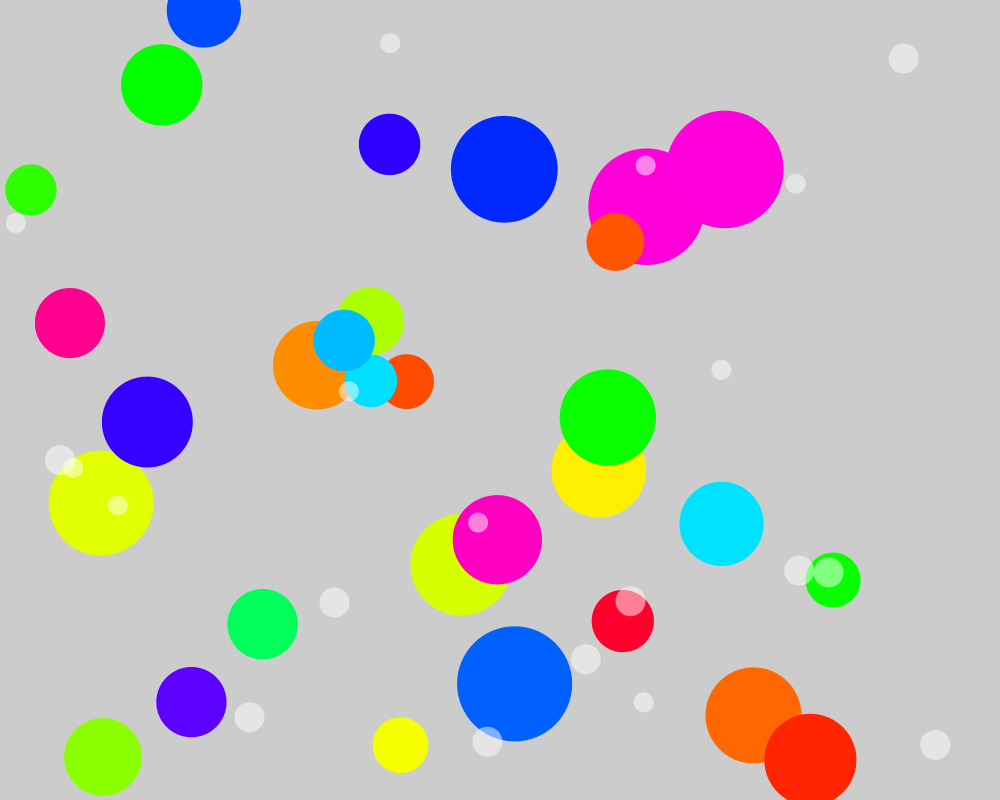
Frame 1 (no input)
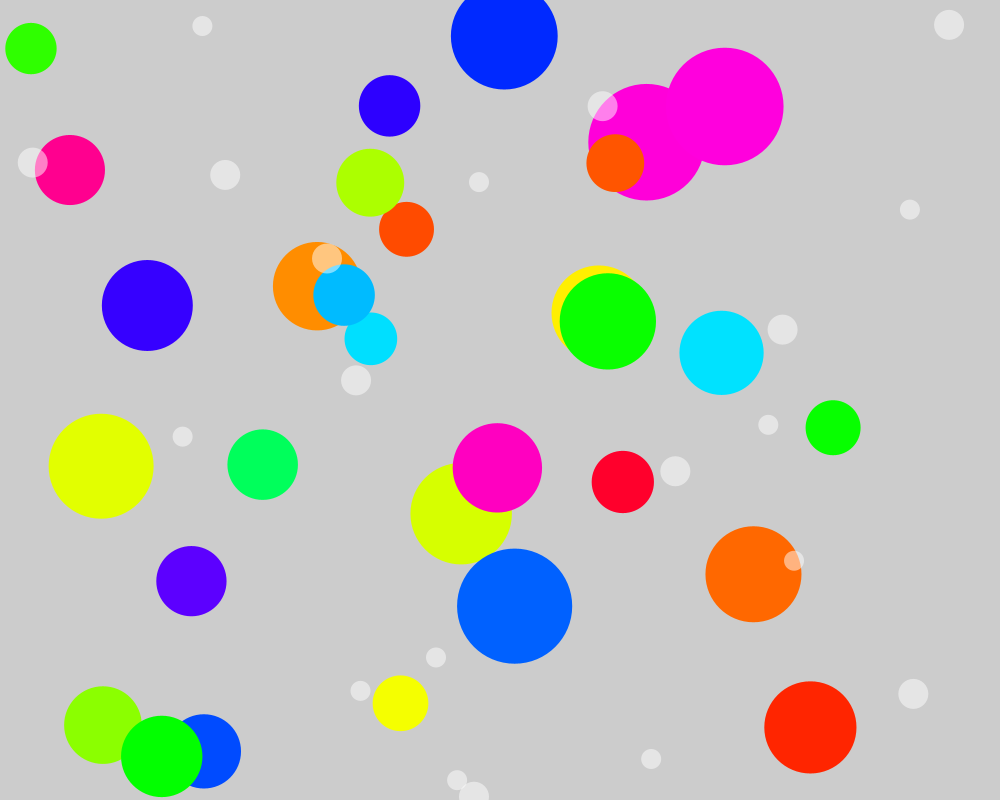
Frame 60 (the mouse pressed at the canvas centre just before this capture)
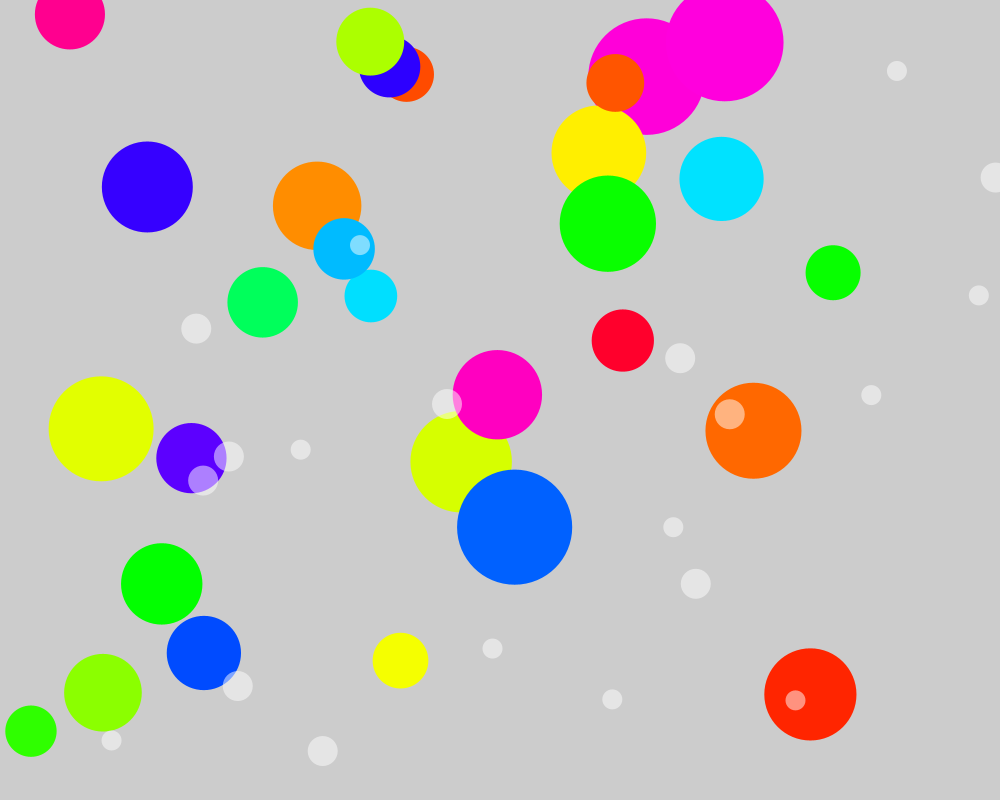
Frame 120 (the mouse held since frame 60 and released just before this capture)

The Processing sketch that drew these frames (run headless with seeded random() and noise(); from frame 60 on, the mouse is pressed at the canvas centre):

// Processing sketch: processing_34296
// ── processing_34296.pde

ColorSpot[] sp = new ColorSpot[30];

void setup() {
  size(1000, 800);
  noStroke();
  smooth();
  colorMode(HSB,100);
  background(80);

  for (int i = 0; i < sp.length; i++) {
    sp[i] = new ColorSpot(
    random(width), 
    random(height), 
    random(50, 120), 
    random(0.5, 3), 
    color(random(100),100,100));
  }
}

void draw() {

  background(80);
  for (int i = 0; i < sp.length; i++) {
    sp[i].move();
    sp[i].display();
  }


  for (int i = 0; i < 10; i++) {
    fill(100,50);
    noStroke();
    ellipse(random(width), random(height), 20, 20);
    ellipse(random(width), random(height), 30, 30);
  }
}


void mousePressed() {
  ellipse(mouseX, mouseY, 70, 70);
}


//Spotクラスを定義
class Spot {
  //属性を定義
  float x, y, diameter, speed; // x座標, y座標, 直径, 速さ

  //コンストラクタを定義
  Spot(float _x, float _y, float _diameter, float _speed) {
    x = _x;
    y = _y;
    diameter = _diameter;
    speed = _speed;
  }

  //移動するメソッドを定義
  void move() {
    y += -speed;
    if (y < -diameter) y = height + -diameter/2;
  }

  //表示するメソッドを定義
  void display() {
    ellipse(x, y, diameter, diameter);
  }
}

//Spotクラスを継承し、ColorSpotクラスを定義
class ColorSpot extends Spot {
  //属性を定義
  color col; // 色

  //コンストラクタを定義
  ColorSpot(float _x, float _y, float _diameter, float _speed, color _col) {
    super(_x, _y, _diameter, _speed); //親クラス(Spot)のコンストラクタを呼びだす
    col = _col;
  }

  //移動するメソッドを定義
  void move() {
    super.move(); //親クラス(Spot)のメソッドを呼びだす
  }

  //表示するメソッドを定義
  void display() {
    fill(col);
    super.display();
  }
}
